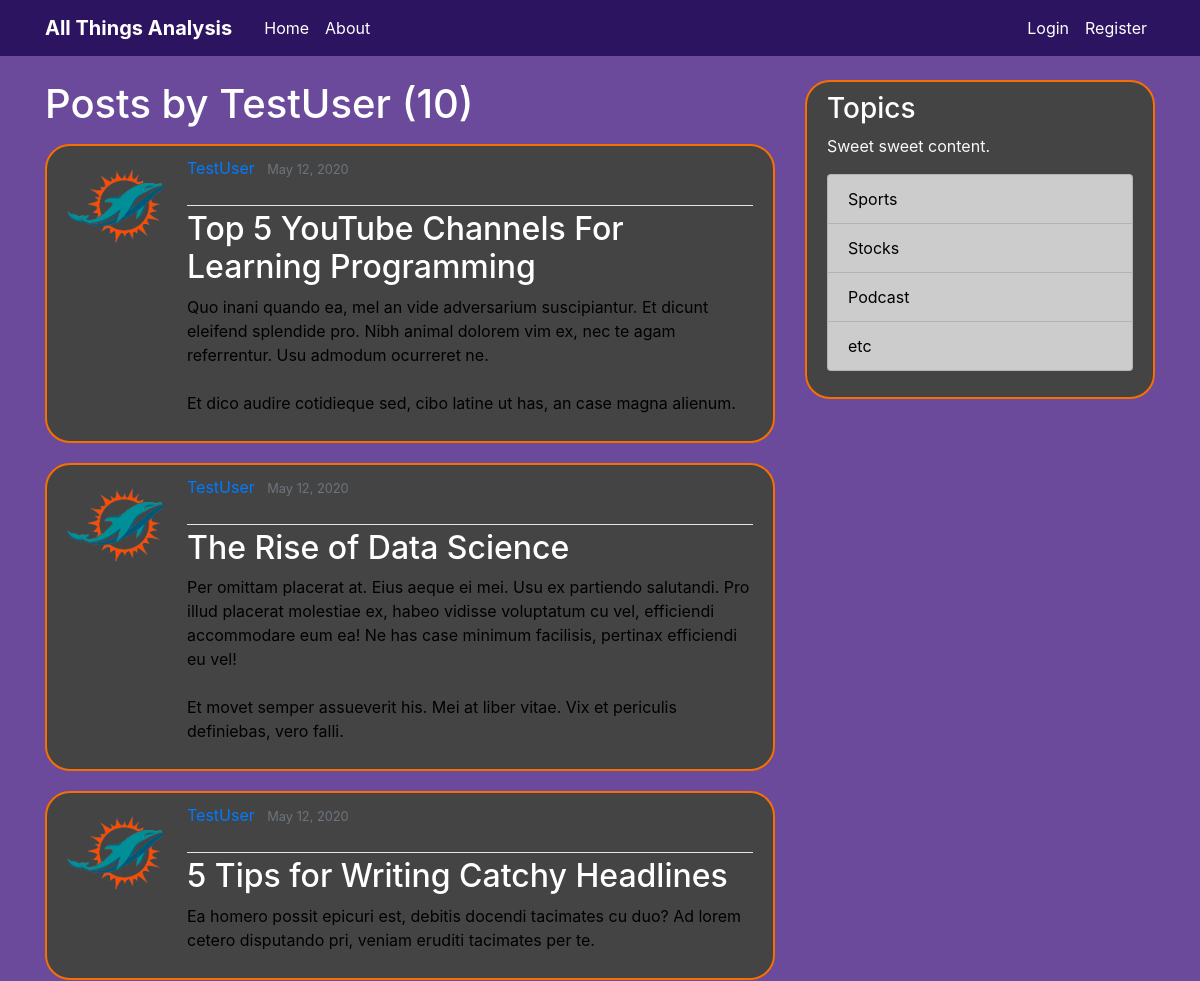
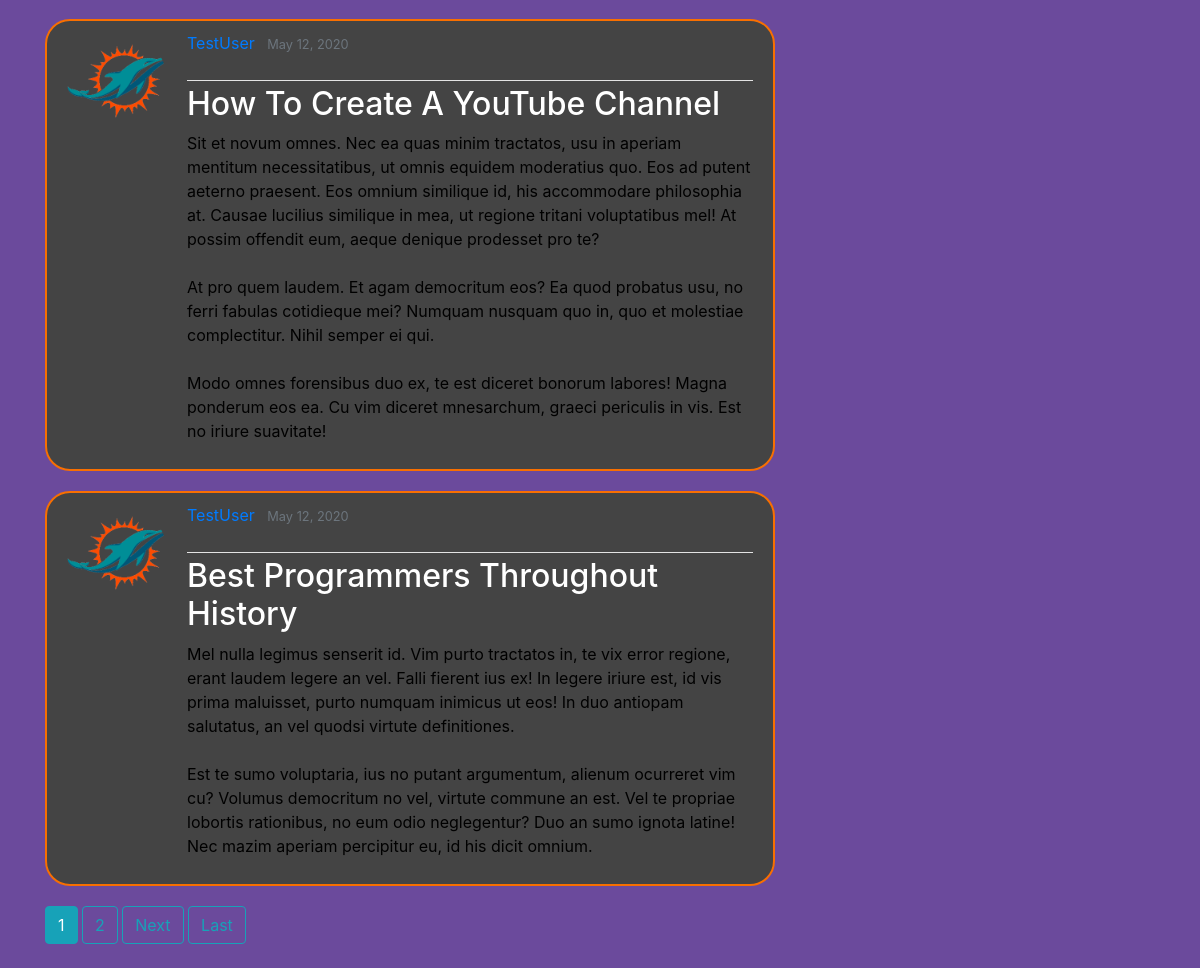
Page /user/TestUser on the committed database (2 pictures, top to bottom).
### blog/models.py (models this page shows, shortened)
class Post(models.Model):
	title = models.CharField(max_length=100)
	content = models.TextField()
	date_posted = models.DateTimeField(default=timezone.now)
	author = models.ForeignKey(User, on_delete=models.CASCADE)

### users/models.py (models this page shows, shortened)
class Profile(models.Model):
    user = models.OneToOneField(User, on_delete=models.CASCADE)
    image = models.ImageField(default='default.jpg', upload_to='profile_pics')

### blog/views.py (the view)
# urls.py: path('user/<str:username>', UserPostListView.as_view(), name='user-posts'),
class UserPostListView(ListView):
	model = Post
	template_name = 'blog/user_posts.html' # <app>/<model>_<viewtype>.html
	context_object_name = 'posts'
	ordering = ['-date_posted']
	paginate_by = 5
	def get_queryset(self):
		user = get_object_or_404(User, username=self.kwargs.get('username'))
		return Post.objects.filter(author=user).order_by('-date_posted')

### blog/templates/blog/user_posts.html (shortened to what this page needs)
{% extends "blog/base.html" %}
{% block content %}
  <h1 class ='mb-3'>Posts by {{ view.kwargs.username }}  ({{ page_obj.paginator.count }})</h1>
  {% for post in posts %}
      <article class="media content-section">
        <img class="rounded-circle article-img" src="{{ post.author.profile.image.url }}" id="img">
        <div class="media-body">
          <div class="article-metadata">
            <a class="mr-2" href="{% url 'user-posts' post.author.username %}">{{ post.author }}</a>
            <small class="text-muted">{{ post.date_posted|date:"F d, Y" }}</small>
          </div>
          <h2><a class="article-title" href="{% url 'post-detail' post.id %}">{{ post.title }}</a></h2>
          <p class="article-content">{{ post.content }}</p>
        </div>
      </article>
  {% endfor %}
{% if is_paginated %}
  {% for num in page_obj.paginator.page_range %}
    {% if page_obj.number == num %}
      <a class="btn btn-info mb-4" href="?page={{ num }}">{{ num }}</a>
    {% elif num > page_obj.number|add:'-3' and num < page_obj.number|add:'3' %}
      <a class="btn btn-outline-info mb-4" href="?page={{ num }}">{{ num }}</a>
    {% endif %}
  {% endfor %}
  {% if page_obj.has_next %}
    <a class="btn btn-outline-info mb-4" href="?page={{ page_obj.next_page_number }}">Next</a>
    <a class="btn btn-outline-info mb-4" href="?page={{ page_obj.paginator.num_pages }}">Last</a>
  {% endif %}
{% endif %}
{% endblock content %}

### blog/static/blog/main.css (style rules this page uses)
body { background: #6B4A9C; color: #000000; margin-top: 5rem; }
h1, h2, h3, h4, h5, h6 { color: #ffffff; }
.content-section { background: #ffffff; padding: 10px 20px; border: 2px solid #F86F01; border-radius: 25px; margin-bottom: 20px; background-color: #444444; }
.article-title { color: #FFFFFF; }
.article-content { white-space: pre-line; }
.article-img { height: 100px; width: 100px; margin-right: 20px; }
.article-metadata { padding-bottom: 25px; margin-bottom: 4px; border-bottom: 1px solid #e3e3e3 }

### rows in the picture
Post: author.profile.image (picture), author "TestUser", date_posted "May 12, 2020", title "Top 5 YouTube Channels For Learning Programming", content "Quo inani quando ea, mel an vide adversarium suscipiantur. Et dicunt eleifend splendide pro. Nibh animal dolorem vim ex, nec te agam referrentur. Usu admodum ocurreret ne. Et dico audire cotidieque sed, cibo latine ut has, an case magna alienum."
Post: author.profile.image (picture), author "TestUser", date_posted "May 12, 2020", title "The Rise of Data Science", content "Per omittam placerat at. Eius aeque ei mei. Usu ex partiendo salutandi. Pro illud placerat molestiae ex, habeo vidisse voluptatum cu vel, efficiendi accommodare eum ea! Ne has case minimum facilisis, pertinax efficiendi eu vel! Et movet semper assueverit his. Mei at liber vitae. Vix et periculis definiebas, vero falli."
Post: author.profile.image (picture), author "TestUser", date_posted "May 12, 2020", title "5 Tips for Writing Catchy Headlines", content "Ea homero possit epicuri est, debitis docendi tacimates cu duo? Ad lorem cetero disputando pri, veniam eruditi tacimates per te."
Post: author.profile.image (picture), author "TestUser", date_posted "May 12, 2020", title "How To Create A YouTube Channel", content "Sit et novum omnes. Nec ea quas minim tractatos, usu in aperiam mentitum necessitatibus, ut omnis equidem moderatius quo. Eos ad putent aeterno praesent. Eos omnium similique id, his accommodare philosophia at. Causae lucilius similique in mea, ut regione tritani voluptatibus mel! At possim offendit eum, aeque denique prodesset pro te? At pro quem laudem. Et agam democritum eos? Ea quod probatus usu, no ferri fabulas cotidieque mei? Numquam nusquam quo in, quo et molestiae complectitur. Nihil semper ei qui. Modo omnes forensibus duo ex, te est diceret bonorum labores! Magna ponderum eos ea. Cu vim diceret mnesarchum, graeci periculis in vis. Est no iriure suavitate!"
Post: author.profile.image (picture), author "TestUser", date_posted "May 12, 2020", title "Best Programmers Throughout History", content "Mel nulla legimus senserit id. Vim purto tractatos in, te vix error regione, erant laudem legere an vel. Falli fierent ius ex! In legere iriure est, id vis prima maluisset, purto numquam inimicus ut eos! In duo antiopam salutatus, an vel quodsi virtute definitiones. Est te sumo voluptaria, ius no putant argumentum, alienum ocurreret vim cu? Volumus democritum no vel, virtute commune an est. Vel te propriae lobortis rationibus, no eum odio neglegentur? Duo an sumo ignota latine! Nec mazim aperiam percipitur eu, id his dicit omnium."

### other values in the picture
{{ view.kwargs.username }} "TestUser"
{{ page_obj.paginator.count }} "10"
{{ num }} "1"
{{ num }} "2"
